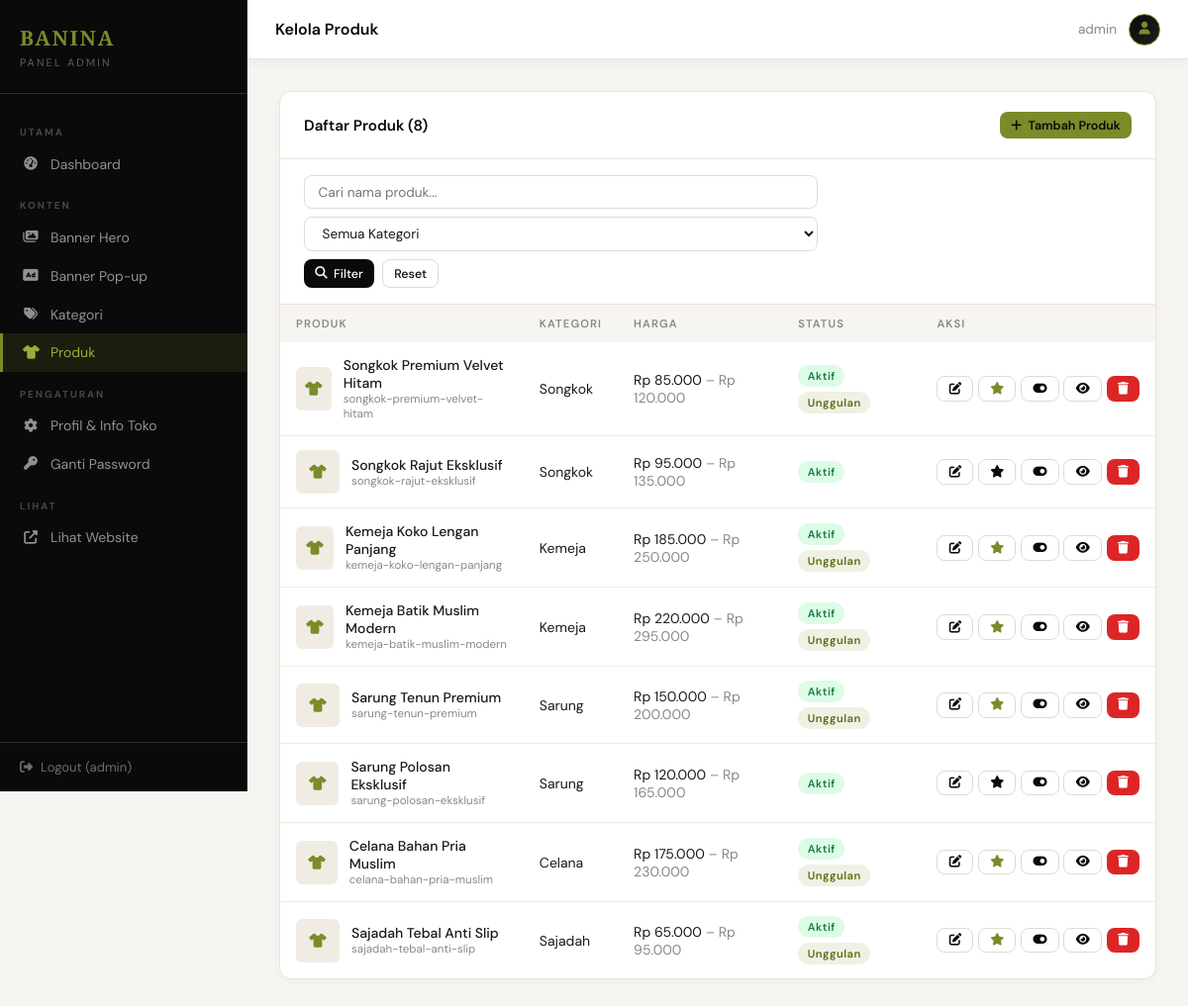
Screenshot of /admin/pages/products.php (signed in) with the database file from the repository.
### tables this page shows
CREATE TABLE IF NOT EXISTS settings (
    id INT AUTO_INCREMENT PRIMARY KEY,
    `key` VARCHAR(100) NOT NULL UNIQUE,
    value TEXT,
    created_at TIMESTAMP DEFAULT CURRENT_TIMESTAMP,
    updated_at TIMESTAMP DEFAULT CURRENT_TIMESTAMP ON UPDATE CURRENT_TIMESTAMP
);

CREATE TABLE IF NOT EXISTS products (
    id INT AUTO_INCREMENT PRIMARY KEY,
    category_id INT,
    name VARCHAR(200) NOT NULL,
    slug VARCHAR(200) NOT NULL UNIQUE,
    description TEXT,
    price_min DECIMAL(15,2) DEFAULT 0,
    price_max DECIMAL(15,2) DEFAULT 0,
    whatsapp_message TEXT,
    is_featured TINYINT(1) DEFAULT 0,
    is_active TINYINT(1) DEFAULT 1,
    sort_order INT DEFAULT 0,
    created_at TIMESTAMP DEFAULT CURRENT_TIMESTAMP,
    FOREIGN KEY (category_id) REFERENCES categories(id) ON DELETE SET NULL
);

CREATE TABLE IF NOT EXISTS categories (
    id INT AUTO_INCREMENT PRIMARY KEY,
    name VARCHAR(100) NOT NULL,
    slug VARCHAR(100) NOT NULL UNIQUE,
    description TEXT,
    image VARCHAR(255),
    sort_order INT DEFAULT 0,
    is_active TINYINT(1) DEFAULT 1,
    created_at TIMESTAMP DEFAULT CURRENT_TIMESTAMP
);

### includes/config.php (called while the page is built, shortened)
<?php
function getDB() {
    static $pdo = null;
    if ($pdo === null) {
        try {
            $pdo = new PDO(
                "mysql:host=" . DB_HOST . ";dbname=" . DB_NAME . ";charset=utf8mb4",
                DB_USER, DB_PASS,
                [
                    PDO::ATTR_ERRMODE => PDO::ERRMODE_EXCEPTION,
                    PDO::ATTR_DEFAULT_FETCH_MODE => PDO::FETCH_ASSOC,
                    PDO::ATTR_EMULATE_PREPARES => false,
                ]
            );
        } catch (PDOException $e) {
            die("Koneksi database gagal: " . $e->getMessage());
        }
    }
    return $pdo;
}
function getSetting($key) {
    $db = getDB();
    $stmt = $db->prepare("SELECT value FROM settings WHERE `key` = ?");
    $stmt->execute([$key]);
    $row = $stmt->fetch();
    return $row ? $row['value'] : '';
}
function sanitize($str) { return htmlspecialchars(strip_tags(trim($str)), ENT_QUOTES, 'UTF-8'); }
function formatPrice($price) { return 'Rp ' . number_format($price, 0, ',', '.'); }
?>

### admin/pages/products.php (the view, shortened to what this page needs)
<?php
$pageTitle = 'Kelola Produk';
require_once __DIR__ . '/../../includes/config.php';
$db = getDB();
$search = trim($_GET['q'] ?? '');
$where = [];
$params = [];
$whereSQL = $where ? 'WHERE ' . implode(' AND ', $where) : '';
$products = $db->prepare("
    SELECT p.*, c.name as cat_name,
        (SELECT image FROM product_images WHERE product_id=p.id ORDER BY is_primary DESC, sort_order ASC LIMIT 1) as thumb
    FROM products p
    LEFT JOIN categories c ON c.id = p.category_id
    $whereSQL
    ORDER BY p.sort_order ASC, p.created_at DESC
");
$products->execute($params);
$products = $products->fetchAll();
require_once __DIR__ . '/../includes/header.php';
?>
<div class="card">
    <div class="card-header">
        <span class="card-title">Daftar Produk (<?= count($products) ?>)</span>
        <a href="<?= SITE_URL ?>/admin/pages/product-form.php" class="btn btn-gold btn-sm"><i class="fas fa-plus"></i> Tambah Produk</a>
    </div>
    <div style="padding:1rem 1.5rem;border-bottom:1px solid #e8e4dc;display:flex;gap:0.75rem;flex-wrap:wrap">
        <form method="GET" action="" style="display:flex;gap:0.5rem;flex-wrap:wrap">
            <input type="text" name="q" value="<?= sanitize($search) ?>" placeholder="Cari nama produk..."
                   style="padding:0.45rem 0.85rem;border:1.5px solid #e0dbd0;border-radius:8px;font-size:0.85rem;outline:none;font-family:inherit;color:var(--text);min-width:220px">
            <select name="cat" style="padding:0.45rem 0.85rem;border:1.5px solid #e0dbd0;border-radius:8px;font-size:0.85rem;outline:none;font-family:inherit;color:var(--text)">
                <option value="">Semua Kategori</option>
            </select>
            <button type="submit" class="btn btn-primary btn-sm"><i class="fas fa-search"></i> Filter</button>
            <a href="<?= SITE_URL ?>/admin/pages/products.php" class="btn btn-outline btn-sm">Reset</a>
        </form>
    </div>
    <div class="table-wrap">
        <table>
            <thead>
                <tr><th>Produk</th><th>Kategori</th><th>Harga</th><th>Status</th><th>Aksi</th></tr>
            </thead>
            <tbody>
                <?php if (empty($products)): ?>
                <tr><td colspan="5" style="text-align:center;padding:2rem;color:var(--text-light)">Belum ada produk.</td></tr>
                <?php else: ?>
                <?php foreach ($products as $p): ?>
                <tr>
                    <td>
                        <div style="display:flex;align-items:center;gap:0.75rem">
                            <?php if ($p['thumb']): ?>
                            <img src="<?= UPLOAD_URL . sanitize($p['thumb']) ?>" class="product-thumb">
                            <?php else: ?>
                            <div class="product-thumb-placeholder"><i class="fas fa-tshirt"></i></div>
                            <?php endif; ?>
                            <div>
                                <div style="font-weight:500;font-size:0.875rem"><?= sanitize($p['name']) ?></div>
                                <div style="font-size:0.72rem;color:var(--text-light)"><?= sanitize($p['slug']) ?></div>
                            </div>
                        </div>
                    </td>
                    <td><?= sanitize($p['cat_name'] ?? '-') ?></td>
                    <td>
                        <?= formatPrice($p['price_min']) ?>
                        <?php if ($p['price_max'] > $p['price_min']): ?>
                        <span style="color:var(--text-light)"> – <?= formatPrice($p['price_max']) ?></span>
                        <?php endif; ?>
                    </td>
                    <td>
                        <div style="display:flex;gap:0.3rem;flex-wrap:wrap">
                            <span class="badge <?= $p['is_active'] ? 'badge-success' : 'badge-danger' ?>"><?= $p['is_active'] ? 'Aktif' : 'Nonaktif' ?></span>
                            <?php if ($p['is_featured']): ?><span class="badge badge-gold">Unggulan</span><?php endif; ?>
                        </div>
                    </td>
                    <td>
                        <div style="display:flex;gap:0.3rem">
                            <a href="<?= SITE_URL ?>/admin/pages/product-form.php?id=<?= $p['id'] ?>" class="btn btn-sm btn-outline" title="Edit"><i class="fas fa-edit"></i></a>
                            <a href="?feature=<?= $p['id'] ?>" class="btn btn-sm btn-outline" title="<?= $p['is_featured']?'Hapus dari Unggulan':'Jadikan Unggulan' ?>"><i class="fas fa-star" style="color:<?= $p['is_featured']?'var(--gold)':'inherit' ?>"></i></a>
                            <a href="?toggle=<?= $p['id'] ?>" class="btn btn-sm btn-outline" title="Aktif/Nonaktif"><i class="fas fa-toggle-<?= $p['is_active']?'on':'off' ?>"></i></a>
                            <a href="<?= SITE_URL ?>/pages/product.php?slug=<?= $p['slug'] ?>" class="btn btn-sm btn-outline" target="_blank" title="Lihat"><i class="fas fa-eye"></i></a>
                            <a href="?delete=<?= $p['id'] ?>" class="btn btn-sm btn-danger" title="Hapus" onclick="return confirm('Yakin hapus produk ini?')"><i class="fas fa-trash"></i></a>
                        </div>
                    </td>
                </tr>
                <?php endforeach; ?>
                <?php endif; ?>
            </tbody>
        </table>
    </div>
</div>
<?php require_once __DIR__ . '/../includes/footer.php'; ?>

### admin/includes/header.php (shortened to what this page needs)
<?php
require_once __DIR__ . '/../../includes/config.php';
$siteName = getSetting('site_name');
$currentFile = basename($_SERVER['PHP_SELF']);
?>
<!DOCTYPE html>
<html lang="id">
<head>
    <link rel="stylesheet" href="https://cdnjs.cloudflare.com/ajax/libs/font-awesome/6.4.0/css/all.min.css">
</head>
<body>
<aside class="sidebar">
    <div class="sidebar-brand">
        <h2><?= sanitize($siteName) ?></h2>
        <p>Panel Admin</p>
    </div>
    <nav class="sidebar-nav">
        <div class="nav-section-title">Utama</div>
        <a href="<?= SITE_URL ?>/admin/dashboard.php" class="<?= $currentFile==='dashboard.php'?'active':'' ?>">
            <i class="fas fa-tachometer-alt"></i> Dashboard
        </a>
        <div class="nav-section-title">Konten</div>
        <a href="<?= SITE_URL ?>/admin/pages/banners.php" class="<?= $currentFile==='banners.php'?'active':'' ?>">
            <i class="fas fa-images"></i> Banner Hero
        </a>
        <a href="<?= SITE_URL ?>/admin/pages/popup-banners.php" class="<?= $currentFile==='popup-banners.php'?'active':'' ?>">
            <i class="fas fa-ad"></i> Banner Pop-up
        </a>
        <a href="<?= SITE_URL ?>/admin/pages/categories.php" class="<?= $currentFile==='categories.php'?'active':'' ?>">
            <i class="fas fa-tags"></i> Kategori
        </a>
        <a href="<?= SITE_URL ?>/admin/pages/products.php" class="<?= in_array($currentFile,['products.php','product-form.php'])?'active':'' ?>">
            <i class="fas fa-tshirt"></i> Produk
        </a>
        <div class="nav-section-title">Pengaturan</div>
        <a href="<?= SITE_URL ?>/admin/pages/settings.php" class="<?= $currentFile==='settings.php'?'active':'' ?>">
            <i class="fas fa-cog"></i> Profil & Info Toko
        </a>
        <a href="<?= SITE_URL ?>/admin/pages/change-password.php" class="<?= $currentFile==='change-password.php'?'active':'' ?>">
            <i class="fas fa-key"></i> Ganti Password
        </a>
        <div class="nav-section-title">Lihat</div>
        <a href="<?= SITE_URL ?>/index.php" target="_blank">
            <i class="fas fa-external-link-alt"></i> Lihat Website
        </a>
    </nav>
    <div class="sidebar-footer">
        <a href="<?= SITE_URL ?>/admin/logout.php">
            <i class="fas fa-sign-out-alt"></i> Logout (<?= sanitize($_SESSION['admin_username'] ?? '') ?>)
        </a>
    </div>
</aside>
<div class="main-content">
    <div class="topbar">
        <span class="topbar-title"><?= $pageTitle ?? 'Dashboard' ?></span>
        <div class="topbar-user">
            <span><?= sanitize($_SESSION['admin_username'] ?? '') ?></span>
            <div class="user-avatar"><i class="fas fa-user"></i></div>
        </div>
    </div>
    <div class="page-content">

### rows the page displays
settings: value "BANINA"
products: name "Songkok Premium Velvet Hitam", slug "songkok-premium-velvet-hitam", category.name "Songkok", price_min "Rp 85.000", price_max "Rp 120.000", is_active "Aktif", is_featured "Unggulan"
products: name "Songkok Rajut Eksklusif", slug "songkok-rajut-eksklusif", category.name "Songkok", price_min "Rp 95.000", price_max "Rp 135.000", is_active "Aktif", is_featured 0 (drawn)
products: name "Kemeja Koko Lengan Panjang", slug "kemeja-koko-lengan-panjang", category.name "Kemeja", price_min "Rp 185.000", price_max "Rp 250.000", is_active "Aktif", is_featured "Unggulan"
products: name "Kemeja Batik Muslim Modern", slug "kemeja-batik-muslim-modern", category.name "Kemeja", price_min "Rp 220.000", price_max "Rp 295.000", is_active "Aktif", is_featured "Unggulan"
products: name "Sarung Tenun Premium", slug "sarung-tenun-premium", category.name "Sarung", price_min "Rp 150.000", price_max "Rp 200.000", is_active "Aktif", is_featured "Unggulan"
products: name "Sarung Polosan Eksklusif", slug "sarung-polosan-eksklusif", category.name "Sarung", price_min "Rp 120.000", price_max "Rp 165.000", is_active "Aktif", is_featured 0 (drawn)
products: name "Celana Bahan Pria Muslim", slug "celana-bahan-pria-muslim", category.name "Celana", price_min "Rp 175.000", price_max "Rp 230.000", is_active "Aktif", is_featured "Unggulan"
products: name "Sajadah Tebal Anti Slip", slug "sajadah-tebal-anti-slip", category.name "Sajadah", price_min "Rp 65.000", price_max "Rp 95.000", is_active "Aktif", is_featured "Unggulan"

### other values shown
$_SESSION['admin_username'] "admin"
$pageTitle "Kelola Produk"
count($products) "8"
